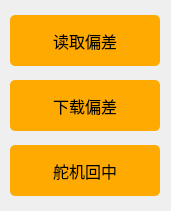
   <widget class="QWidget" name="widget_2" native="true">
    <property name="geometry">
     <rect>
      <x>980</x>
      <y>570</y>
      <width>171</width>
      <height>211</height>
     </rect>
    </property>
    <property name="font">
     <font>
      <family>Arial</family>
      <pointsize>11</pointsize>
     </font>
    </property>
    <property name="styleSheet">
     <string notr="true">#widget_2 {border:1px solid #242424;
border-color: rgb(200, 200, 200);}</string>
    </property>
    <widget class="QPushButton" name="Button_ReadDeviation">
     <property name="geometry">
      <rect>
       <x>10</x>
       <y>15</y>
       <width>150</width>
       <height>51</height>
      </rect>
     </property>
     <property name="font">
      <font>
       <family>黑体</family>
       <pointsize>12</pointsize>
      </font>
     </property>
     <property name="styleSheet">
      <string notr="true">QPushButton{background-color: rgb(255, 170, 0);}
QPushButton:hover{background-color:  rgb(255, 210, 0);}
QPushButton{border-radius:5px;}</string>
     </property>
     <property name="text">
      <string>读取偏差</string>
     </property>
    </widget>
    <widget class="QPushButton" name="Button_DownloadDeviation">
     <property name="geometry">
      <rect>
       <x>10</x>
       <y>80</y>
       <width>150</width>
       <height>51</height>
      </rect>
     </property>
     <property name="font">
      <font>
       <family>黑体</family>
       <pointsize>12</pointsize>
      </font>
     </property>
     <property name="styleSheet">
      <string notr="true">QPushButton{background-color: rgb(255, 170, 0);}
QPushButton:hover{background-color:  rgb(255, 210, 0);}
QPushButton{border-radius:5px;}</string>
     </property>
     <property name="text">
      <string>下载偏差</string>
     </property>
    </widget>
    <widget class="QPushButton" name="Button_ReSetServos">
     <property name="geometry">
      <rect>
       <x>10</x>
       <y>145</y>
       <width>150</width>
       <height>51</height>
      </rect>
     </property>
     <property name="font">
      <font>
       <family>黑体</family>
       <pointsize>12</pointsize>
      </font>
     </property>
     <property name="styleSheet">
      <string notr="true">QPushButton{background-color: rgb(255, 170, 0);}
QPushButton:hover{background-color:  rgb(255, 210, 0);}
QPushButton{border-radius:5px;}</string>
     </property>
     <property name="text">
      <string>舵机回中</string>
     </property>
    </widget>
   </widget>
